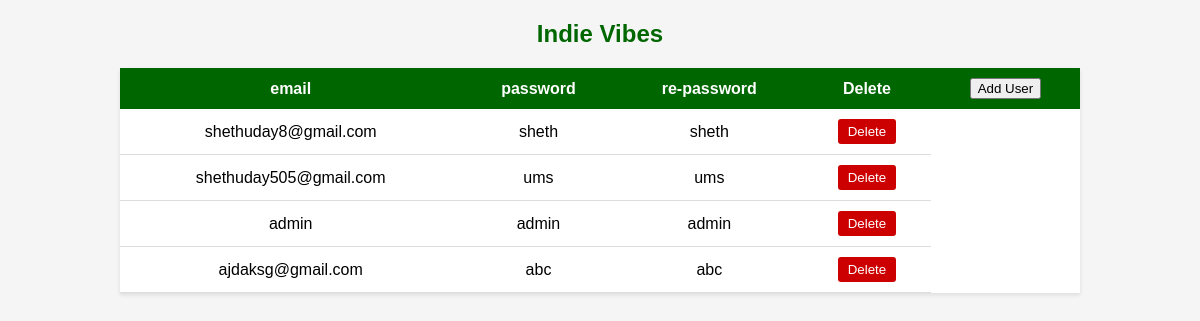
The app's page /admin/userdetails.php with its own data.
### tables this page shows
CREATE TABLE `users` (
  `email` varchar(255) NOT NULL,
  `pass` varchar(255) NOT NULL,
  `repass` varchar(255) NOT NULL
);

### admin/userdetails.php (the view, shortened to what this page needs)
<?php
$user = 'root';
$password = '';
$database = 'iv';
$servername='localhost';
$mysqli = new mysqli($servername, $user, $password, $database);
$sql = " SELECT * FROM users";
$result = $mysqli->query($sql);
?>
<!DOCTYPE html>
<html lang="en">
<head>
</head>
<body>
	<section>
		<h1>Indie Vibes</h1>
		<table>
			<tr>
				<th>email</th>
				<th>password</th>
				<th>re-password</th>
				<th>Delete</th>
				<th><a href="../admin/addusr.php"><input type="Submit" value="Add User"></a></th>
			</tr>
			<?php
				while($rows=$result->fetch_assoc())
				{
			?>
			<tr>
				<td><?php echo $rows['email'];?></td>
				<td><?php echo $rows['pass'];?></td>
				<td><?php echo $rows['repass'];?></td>
				<td>
                        <form method="post">
                            <button type="submit" name="delete">Delete</button>
                        </form>
                    </td>
			</tr>
			<?php
				}
			?>
		</table>
</body>
</html>

### admin/userdetails.php (style rules this page uses)
body { font-family: Arial, sans-serif; margin: 0; padding: 0; background-color: #f5f5f5; }
h1 { text-align: center; color: #006600; font-size: 24px; margin-top: 20px; }
table { width: 80%; margin: 20px auto; border-collapse: collapse; background-color: #fff; box-shadow: 0 2px 4px rgba(0, 0, 0, 0.1); }
th, td { padding: 10px; text-align: center; }
th { background-color: #006600; color: white; }
td { border-bottom: 1px solid #ddd; }
button { background-color: #cc0000; color: white; border: none; padding: 5px 10px; border-radius: 3px; cursor: pointer; }

### records on screen
users: email "shethuday8@gmail.com", pass "sheth", repass "sheth"
users: email "shethuday505@gmail.com", pass "ums", repass "ums"
users: email "admin", pass "admin", repass "admin"
users: email "ajdaksg@gmail.com", pass "abc", repass "abc"
